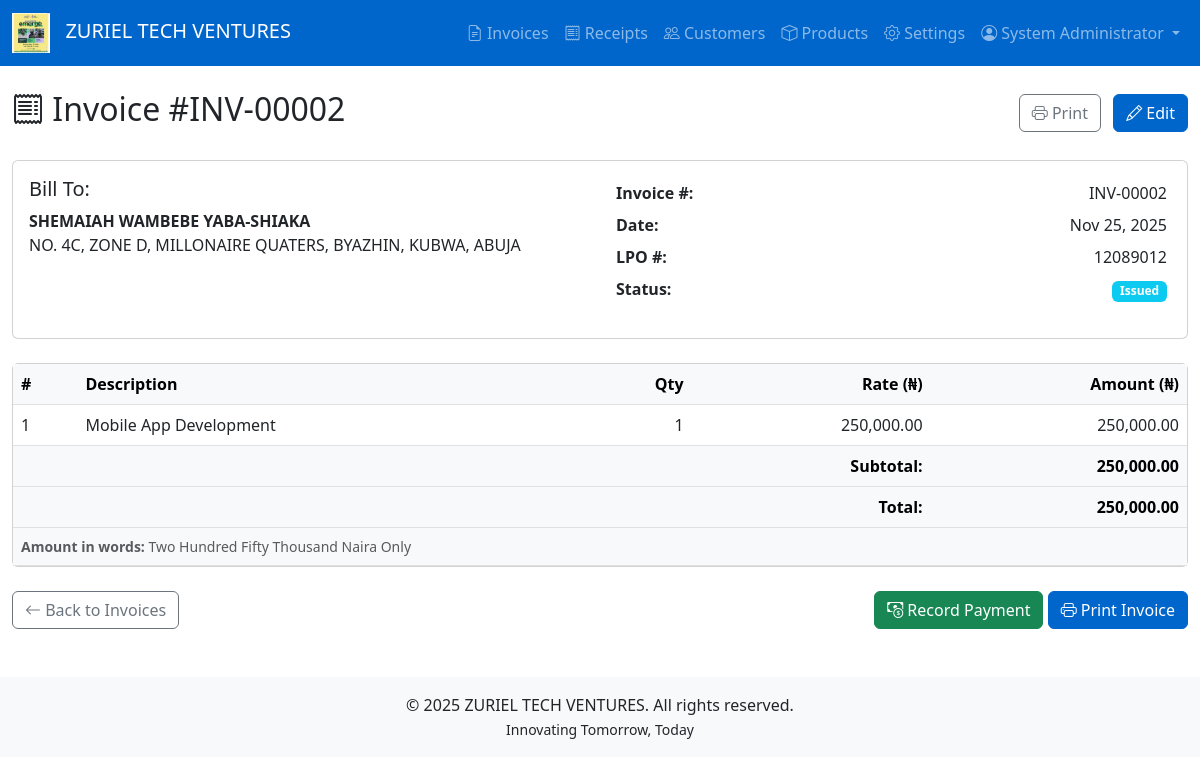
The app's page /invoices/view/5 (signed in) with its own data.
### tables this page shows
CREATE TABLE `invoices` (
  `id` int(11) NOT NULL,
  `invoice_number` varchar(50) NOT NULL,
  `customer_id` int(11) DEFAULT NULL,
  `customer_name` varchar(255) NOT NULL,
  `customer_address` text DEFAULT NULL,
  `invoice_date` date NOT NULL,
  `lpo_number` varchar(100) DEFAULT NULL,
  `subtotal` decimal(10,2) NOT NULL DEFAULT 0.00,
  `total` decimal(10,2) NOT NULL DEFAULT 0.00,
  `paid_amount` decimal(10,2) DEFAULT 0.00,
  `amount_in_words` text DEFAULT NULL,
  `invoice_type` enum('cash','credit') DEFAULT 'cash',
  `status` enum('draft','issued','paid','archived') DEFAULT 'issued',
  `created_at` timestamp NOT NULL DEFAULT current_timestamp(),
  `updated_at` timestamp NOT NULL DEFAULT current_timestamp() ON UPDATE current_timestamp()
);

CREATE TABLE `invoice_items` (
  `id` int(11) NOT NULL,
  `invoice_id` int(11) NOT NULL,
  `qty` int(11) NOT NULL,
  `description` text NOT NULL,
  `rate` decimal(10,2) NOT NULL,
  `amount` decimal(10,2) NOT NULL
);

### app/controllers/InvoiceController.php (called while the page is built, shortened)
<?php
require_once __DIR__ . '/../models/Invoice.php';
class InvoiceController extends ProtectedController {
    private $invoiceModel;
    public function __construct($db) {
        $this->invoiceModel = new Invoice($db);
    }
    public function show($id) {
        $invoice = $this->invoiceModel->getWithItems($id);
        $this->view('invoices/show', [
            'invoice' => $invoice
        ]);
    }
}
?>

### app/models/model.php (called while the page is built, shortened)
<?php
class Model {
    protected $db;
    protected $table;
    public function __construct($db) {
        $this->db = $db;
    }
    public function find($id) {
        $stmt = $this->db->prepare("SELECT * FROM {$this->table} WHERE id = :id");
        $stmt->execute(['id' => $id]);
        return $stmt->fetch();
    }
}
?>

### app/models/invoice.php (called while the page is built, shortened)
<?php
require_once __DIR__ . '/Model.php';
class Invoice extends Model {
    public function getWithItems($id) {
        $invoice = $this->find($id);
        if ($invoice) {
            $invoice['items'] = $this->getItems($id);
        }
        return $invoice;
    }
    public function getItems($invoiceId) {
        $stmt = $this->db->prepare("SELECT * FROM invoice_items WHERE invoice_id = :invoice_id");
        $stmt->execute(['invoice_id' => $invoiceId]);
        return $stmt->fetchAll();
    }
}
?>

### config/config.php (called while the page is built, shortened)
<?php
class Config {
    private static $config = [];
    public static function load($db) {
        try {
            $stmt = $db->query("SELECT config_key, config_value FROM config");
            while ($row = $stmt->fetch(PDO::FETCH_ASSOC)) {
                self::$config[$row['config_key']] = $row['config_value'];
            }
        } catch (PDOException $e) {
            self::loadDefaults();
        }
    }
    public static function get($key, $default = null) {
        return self::$config[$key] ?? $default;
    }
    public static function url($path = '') {
        $scriptPath = str_replace('\\', '/', dirname($_SERVER['SCRIPT_NAME']));
        $basePath = str_replace('/public', '', $scriptPath);
        $path = ltrim($path, '/');
        return $basePath . ($path ? '/' . $path : '');
    }
}
?>

### app/models/receipt.php (called while the page is built, shortened)
<?php
require_once __DIR__ . '/Model.php';
class Receipt extends Model {
    protected $table = 'receipts';
    public function getByInvoice($invoiceId) {
        $stmt = $this->db->prepare("
            SELECT * FROM {$this->table}
            WHERE invoice_id = :invoice_id
            ORDER BY receipt_date DESC
        ");
        $stmt->execute(['invoice_id' => $invoiceId]);
        return $stmt->fetchAll();
    }
}
?>

### app/views/invoices/show.php (the view, shortened to what this page needs)
<?php
require_once __DIR__ . '/../layouts/header.php';
require_once __DIR__ . '/../../models/Receipt.php';
$receiptModel = new Receipt($GLOBALS['db'] ?? $this->db ?? Database::getInstance()->getConnection());
$receipts = $receiptModel->getByInvoice($invoice['id']);
$totalPaid = array_sum(array_column($receipts, 'total_amount'));
$balance = $invoice['total'] - $totalPaid;
?>
<div class="row">
    <div class="col-12">
        <div class="d-flex justify-content-between align-items-center mb-4">
            <h2><i class="bi bi-receipt"></i> Invoice #<?php echo htmlspecialchars($invoice['invoice_number']); ?></h2>
            <div>
                <a href="<?php echo Config::url('invoices/print/' . $invoice['id']); ?>" class="btn btn-outline-secondary me-2" target="_blank">
                    <i class="bi bi-printer"></i> Print
                </a>
                <a href="<?php echo Config::url('invoices/edit/' . $invoice['id']); ?>" class="btn btn-primary">
                    <i class="bi bi-pencil"></i> Edit
                </a>
            </div>
        </div>
        <div class="card mb-4">
            <div class="card-body">
                <div class="row">
                    <div class="col-md-6">
                        <h5>Bill To:</h5>
                        <address>
                            <strong><?php echo htmlspecialchars($invoice['customer_name']); ?></strong><br>
                            <?php echo nl2br(htmlspecialchars($invoice['customer_address'])); ?>
                        </address>
                    </div>
                    <div class="col-md-6 text-md-end">
                        <table class="table table-sm table-borderless float-md-end">
                            <tr>
                                <th class="text-start">Invoice #:</th>
                                <td class="text-end"><?php echo htmlspecialchars($invoice['invoice_number']); ?></td>
                            </tr>
                            <tr>
                                <th class="text-start">Date:</th>
                                <td class="text-end"><?php echo date('M d, Y', strtotime($invoice['invoice_date'])); ?></td>
                            </tr>
                            <?php if (!empty($invoice['lpo_number'])): ?>
                            <tr>
                                <th class="text-start">LPO #:</th>
                                <td class="text-end"><?php echo htmlspecialchars($invoice['lpo_number']); ?></td>
                            </tr>
                            <?php endif; ?>
                            <tr>
                                <th class="text-start">Status:</th>
                                <td class="text-end">
                                    <span class="badge bg-<?php
                                        echo match($invoice['status']) {
                                            'draft' => 'secondary',
                                            'issued' => 'info',
                                            'paid' => 'success',
                                            'overdue' => 'warning',
                                            default => 'secondary'
                                        };
                                    ?>">
                                        <?php echo ucfirst(htmlspecialchars($invoice['status'])); ?>
                                    </span>
                                </td>
                            </tr>
                        </table>
                    </div>
                </div>
            </div>
        </div>
        <div class="card mb-4">
            <div class="table-responsive">
                <table class="table table-hover mb-0">
                    <thead class="table-light">
                        <tr>
                            <th>#</th>
                            <th>Description</th>
                            <th class="text-end">Qty</th>
                            <th class="text-end">Rate (<?php echo Config::get('CURRENCY_SYMBOL_MAJOR', '₦'); ?>)</th>
                            <th class="text-end">Amount (<?php echo Config::get('CURRENCY_SYMBOL_MAJOR', '₦'); ?>)</th>
                        </tr>
                    </thead>
                    <tbody>
                        <?php foreach ($invoice['items'] as $index => $item): ?>
                        <tr>
                            <td><?php echo $index + 1; ?></td>
                            <td><?php echo nl2br(htmlspecialchars($item['description'])); ?></td>
                            <td class="text-end"><?php echo number_format($item['qty']); ?></td>
                            <td class="text-end"><?php echo number_format($item['rate'], 2); ?></td>
                            <td class="text-end"><?php echo number_format($item['amount'], 2); ?></td>
                        </tr>
                        <?php endforeach; ?>
                    </tbody>
                    <tfoot class="table-light">
                        <tr>
                            <td colspan="4" class="text-end fw-bold">Subtotal:</td>
                            <td class="text-end fw-bold"><?php echo number_format($invoice['subtotal'], 2); ?></td>
                        </tr>
                        <tr>
                            <td colspan="4" class="text-end fw-bold">Total:</td>
                            <td class="text-end fw-bold"><?php echo number_format($invoice['total'], 2); ?></td>
                        </tr>
                        <tr>
                            <td colspan="5" class="text-muted small">
                                <strong>Amount in words:</strong> <?php echo htmlspecialchars($invoice['amount_in_words']); ?>
                            </td>
                        </tr>
                    </tfoot>
                </table>
            </div>
        </div>
        <div class="d-flex justify-content-between">
            <a href="<?php echo Config::url('invoices'); ?>" class="btn btn-outline-secondary">
                <i class="bi bi-arrow-left"></i> Back to Invoices
            </a>
            <div>
                <?php if ($invoice['status'] !== 'paid' && $balance > 0): ?>
                <a href="<?php echo Config::url('receipts/create?invoice_id=' . $invoice['id']); ?>" class="btn btn-success">
                    <i class="bi bi-cash-coin"></i> Record Payment
                </a>
                <?php endif; ?>
                <a href="<?php echo Config::url('invoices/print/' . $invoice['id']); ?>" class="btn btn-primary" target="_blank">
                    <i class="bi bi-printer"></i> Print Invoice
                </a>
            </div>
        </div>
    </div>
</div>
<?php require_once __DIR__ . '/../layouts/footer.php'; ?>

### records on screen
invoices: invoice_number "INV-00002", customer_name "SHEMAIAH WAMBEBE YABA-SHIAKA", customer_address "NO. 4C, ZONE D, MILLONAIRE QUATERS, BYAZHIN, KUBWA, ABUJA", invoice_date "Nov 25, 2025", lpo_number "12089012", status "Issued", subtotal "250,000.00", total "250,000.00", amount_in_words "Two Hundred Fifty Thousand Naira Only"
invoice_items: description "Mobile App Development", qty "1", rate "250,000.00", amount "250,000.00"

### other values on screen
Config::get('COMPANY_NAME') "ZURIEL TECH VENTURES"
$_SESSION['full_name'] "System Administrator"
Config::get('CURRENCY_SYMBOL_MAJOR', '₦') "₦"
Config::get('COMPANY_TAGLINE') "Innovating Tomorrow, Today"
